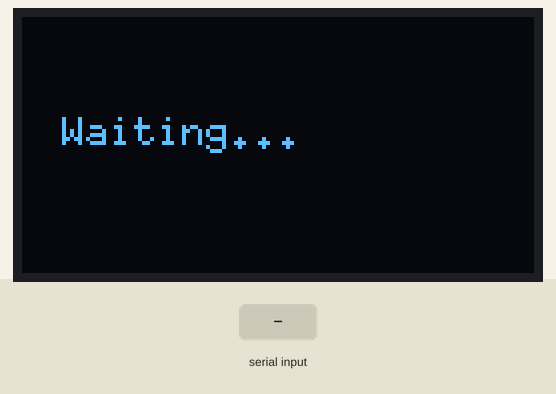
Simulated run of this sketch. Board: Arduino Uno, built with avr-gcc and run on an emulated ATmega328P. On the bench: 128×64 one-colour display. The test bench sets the inputs (shaded band).

Above: at 1.2 s.
1.3 s: "SEARCH\n" received over Serial
At 2.0 s:
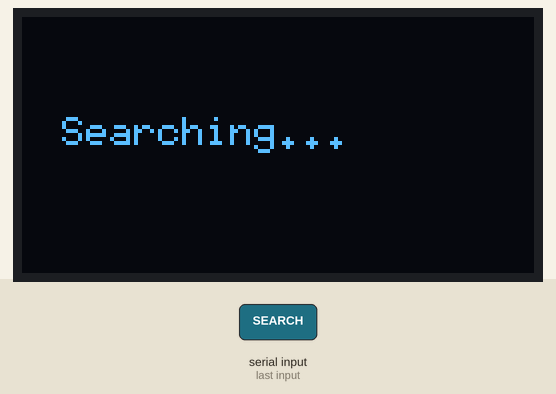
2.8 s: "FOUND\n" received over Serial
At 3.2 s:
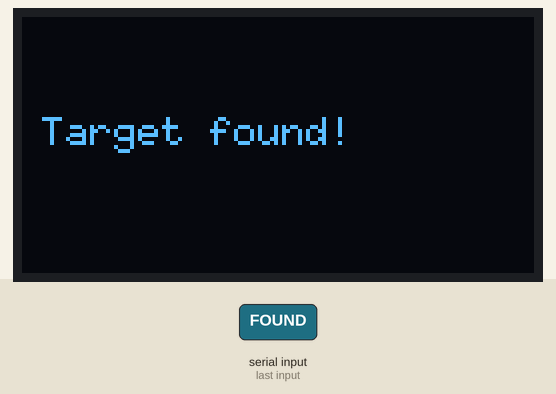
Timing chart, 0 to 5.8 s (numbered marks = the images above; inputs shaded):
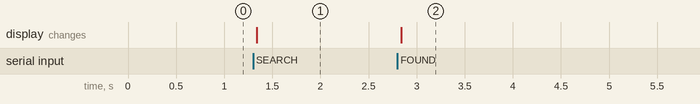

The sketch:

sova_control.ino
```cpp
// NOTE: This sketch currently uses 89% of the arduino's dynamic memory
// due to the U8g2 display library's internal
// Adding servo control logic on top of this will require careful memory management
// consider fixed-size buffers over String objects,and monitor compile output for memory usage before adding new features.

#include <U8g2lib.h>

U8G2_SSD1306_128X64_NONAME_F_HW_I2C u8g2(U8G2_R0, U8X8_PIN_NONE);

char message[32];
unsigned long foundDisplayUntil = 0;
bool showingFoundMessage = false;

void setup() {
  Serial.begin(1000000);
  u8g2.begin();

  u8g2.clearBuffer();
  u8g2.setFont(u8g2_font_6x10_tf);
  u8g2.drawStr(10, 32, "Waiting...");
  u8g2.sendBuffer();
}

void loop() {
  if (Serial.available() > 0) {
    int len = Serial.readBytesUntil('\n', message, sizeof(message) - 1);
    message[len] = '\0';

    if (strcmp(message, "SEARCH") == 0) {
      u8g2.clearBuffer();
      u8g2.setFont(u8g2_font_6x10_tf);
      u8g2.drawStr(10, 32, "Searching...");
      u8g2.sendBuffer();
      showingFoundMessage = false;
    }
    else if (strcmp(message, "FOUND") == 0) {
      u8g2.clearBuffer();
      u8g2.setFont(u8g2_font_6x10_tf);
      u8g2.drawStr(5, 32, "Target found!");
      u8g2.sendBuffer();
      showingFoundMessage = true;
      foundDisplayUntil = millis() + 2000;
    }
    else if (strncmp(message, "DIST,", 5) == 0) {
      if (!showingFoundMessage || millis() >= foundDisplayUntil) {
        char displayText[32];
        snprintf(displayText, sizeof(displayText), "Target at: %s m", message + 5);

        u8g2.clearBuffer();
        u8g2.setFont(u8g2_font_6x10_tf);
        u8g2.drawStr(5, 32, displayText);
        u8g2.sendBuffer();
      }
    }
  }
}
```

Measured:
- after the input at 1.3 s, the display: changes at once (image 1)
- after the input at 2.8 s, the display: changes at once (image 2)
